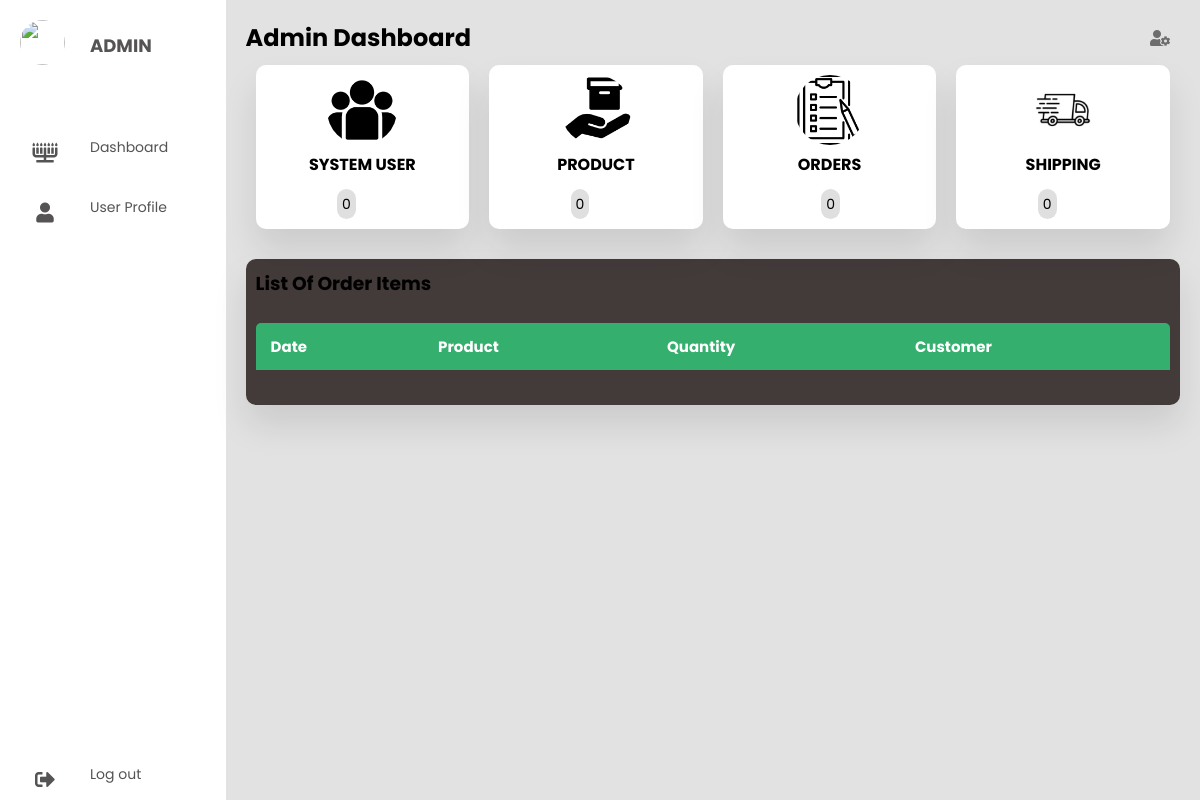
Before: /dashboard/ with the older database file.
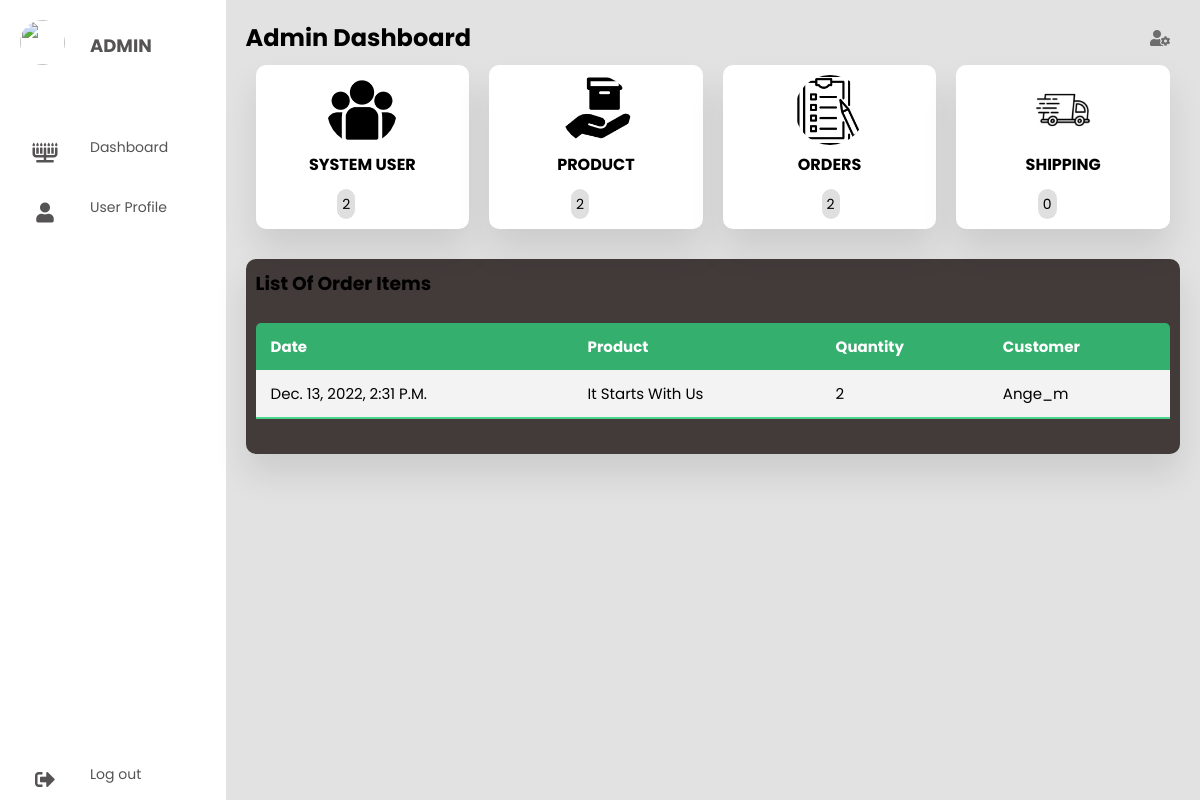
After: the same page with the newer database file.
### store/models.py (models this page shows, shortened)
class OrderItem(models.Model):
    product = models.ForeignKey(Product, on_delete=models.SET_NULL, blank=True, null=True)
    order = models.ForeignKey(Order, on_delete=models.SET_NULL, blank=True, null=True)
    quantity = models.IntegerField(default=0, null=True, blank=True)
    date_added = models.DateTimeField(auto_now_add=True)

class Product(models.Model):
    name = models.CharField(max_length=200, null=True)
    author = models.CharField(max_length=250, null=True)
    category = models.OneToOneField(Book_category, on_delete=models.CASCADE)
    price = models.FloatField()
    digital = models.BooleanField(default=False, null=True, blank=False)
    descriptions = models.TextField(null=True, blank=True)
    image = models.ImageField(null=True, blank=True, upload_to="products/")
    def __str__(self):
        return self.name

class Order(models.Model):
    customer = models.ForeignKey(User, on_delete=models.SET_NULL, blank=True, null=True)
    date_ordered = models.DateTimeField(auto_now_add=True)
    complete = models.BooleanField(default=False, null=True)
    transaction_id = models.CharField(max_length=200, null=True)

### store/views.py (the view)
# urls.py: path('dashboard/', Dashboard, name='dashboard'),
def Dashboard(request):
    orderItems = OrderItem.objects.all()
    products = Product.objects.all().count()
    orders = Order.objects.all().count()
    users = User.objects.all().count()
    context = {
        'orderItems':orderItems,
        'users':users,
        'products':products,
        'orders':orders,
    }
    return render(request, 'store/dashboard.html', context)

### store/templates/store/dashboard.html (shortened to what this page needs)
{% load static %}
<!DOCTYPE html>
<html lang="en">
<head>
  <link rel="stylesheet" href="{% static 'css/style.css' %}" />
  <link rel="stylesheet" href="https://cdnjs.cloudflare.com/ajax/libs/font-awesome/5.15.4/css/all.min.css"/>
</head>
<body>
  <div class="container">
    <nav>
      <ul>
        <li><a href="#" class="logo">
          <img src="{{ request.user.profile.image.url }}">
          <span class="nav-item">Admin</span>
        </a></li>
        <li><a href="#">
          <i class="fas fa-menorah"></i>
          <span class="nav-item">Dashboard</span>
        </a></li>
        <li><a href="{% url 'profile'%}">
          <i class="fas fa-user"></i>
          <span class="nav-item">User Profile</span>
        </a></li>
        <li><a href="{% url 'logout' %}" class="logout">
          <i class="fas fa-sign-out-alt"></i>
          <span class="nav-item">Log out</span>
        </a></li>
      </ul>
    </nav>
    <section class="main">
      <div class="main-top">
        <h1>Admin Dashboard</h1>
        <i class="fas fa-user-cog"></i>
      </div>
      <div class="users">
        <div class="card">
          <img src="{% static 'img/icons/group.png' %}">
          <h4>System User</h4>
          <div class="per">
            <table>
              <tr>
                <td><span>{{ users }}</span></td>
              </tr>
            </table>
          </div>
        </div>
        <div class="card">
          <img src="{% static 'img/icons/product.png' %}">
          <h4>Product</h4>
          <div class="per">
            <table>
              <tr>
                <td><span>{{ products }}</span></td>
              </tr>
            </table>
          </div>
        </div>
        <div class="card">
          <img src="{% static 'img/icons/order.png' %}">
          <h4>orders</h4>
          <div class="per">
            <table>
              <tr>
                <td></td>
                <td><span>{{ orders }}</span></td>
              </tr>
            </table>
          </div>
        </div>
        <div class="card">
          <img src="{% static 'img/icons/shipping.jpg' %}">
          <h4>Shipping</h4>
          <div class="per">
            <table>
              <tr>
                <td><span>0</span></td>
              </tr>
            </table>
          </div>
        </div>
      </div>
      <section class="attendance">
        <div class="attendance-list">
          <h1>List Of Order Items</h1>
          <table class="table">
            <thead>
              <tr>
                <th>Date</th>
                <th>Product</th>
                <th>Quantity</th>
                <th>Customer</th>
              </tr>
            </thead>
            <tbody>
              {% for orderItem in orderItems %}
              <tr>
                <td>{{ orderItem.date_added }}</td>
                <td>{{ orderItem.product }}</td>
                <td nowrap="nowrap">{{ orderItem.quantity }}</td>
                <td>{{ orderItem.order.customer.username }}</td>
              </tr>
             {% endfor %}
            </tbody>
          </table>
        </div>
      </section>
    </section>
  </div>
</body>
</html>

Changed rows visible on the page:
added OrderItem: date_added "Dec. 13, 2022, 2:31 P.m.", product "It Starts With Us", quantity "2", order.customer.username "Ange_m"
Other visible differences:
{{ users }}: "0" → "2"
{{ products }}: "0" → "2"
{{ orders }}: "0" → "2"
